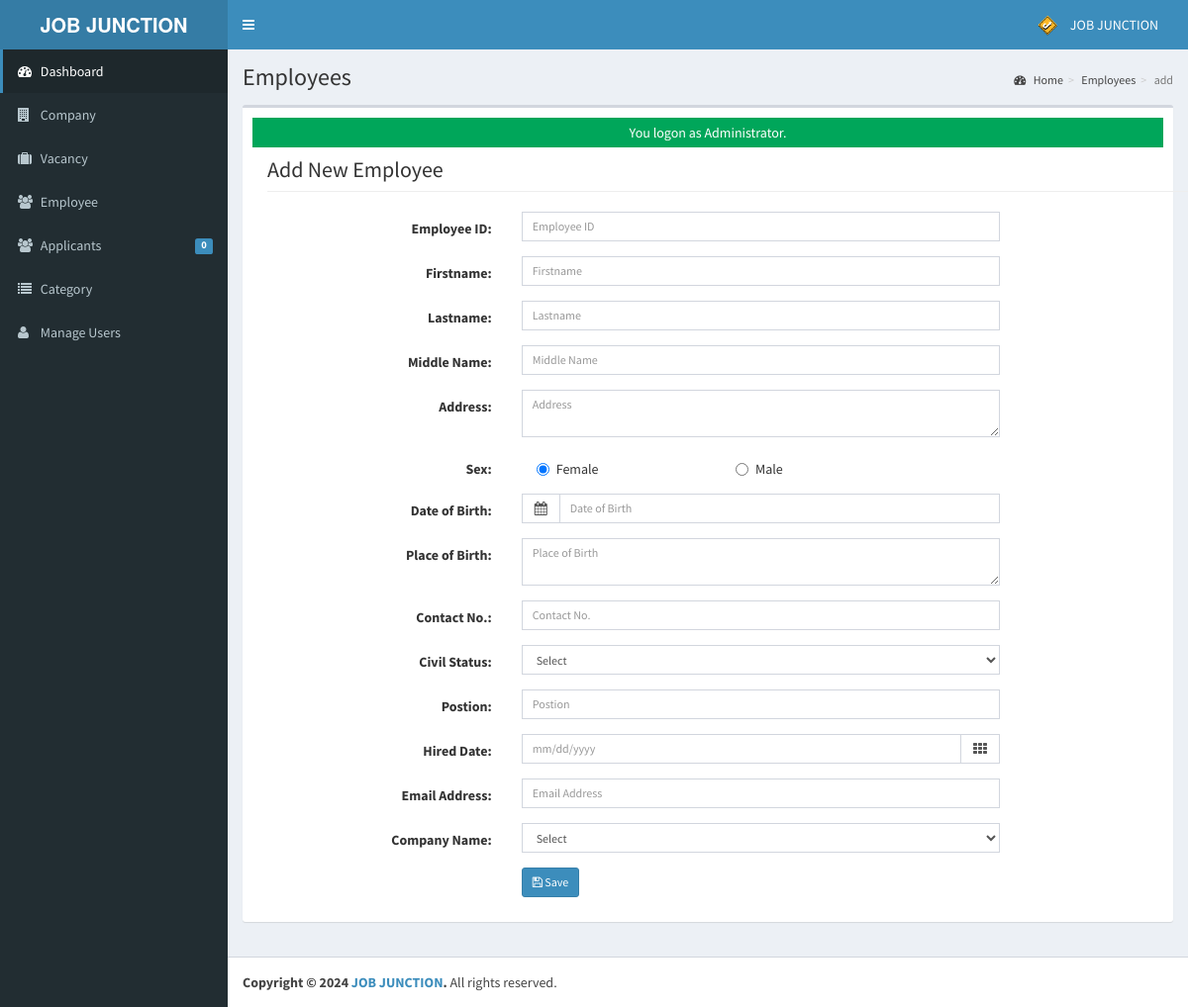
The page /admin/employee/index.php?view=add (signed in) on the database its author committed.
### tables this page shows
CREATE TABLE `tblusers` (
  `USERID` varchar(30) NOT NULL,
  `FULLNAME` varchar(40) NOT NULL,
  `USERNAME` varchar(90) NOT NULL,
  `PASS` varchar(90) NOT NULL,
  `ROLE` varchar(30) NOT NULL,
  `PICLOCATION` varchar(255) NOT NULL
);

### admin/employee/add.php (the view, shortened to what the rows shown need)
<section id="feature" class="transparent-bg">
       <div class="container">
          <div class="center wow fadeInDown">
                <h2 class="page-header">Add New Employee</h2>
           </div>
       </div>
   </section>

### admin/theme/templates.php (shortened to what the rows shown need)
<!DOCTYPE html>
<html>
<head>
    <link rel="stylesheet" href="<?php echo web_root;?>bootstrap/css/bootstrap.min.css">
    <link rel="stylesheet" href="<?php echo web_root;?>plugins/font-awesome/css/font-awesome.min.css">
    <link rel="stylesheet" href="<?php echo web_root;?>dist/css/AdminLTE.min.css">
    <link rel="stylesheet" href="<?php echo web_root;?>dist/css/skins/_all-skins.min.css">
    <link rel="stylesheet" href="<?php echo web_root;?>plugins/iCheck/flat/blue.css">
    <link rel="stylesheet" href="<?php echo web_root;?>plugins/morris/morris.css">
    <link rel="stylesheet" href="<?php echo web_root;?>plugins/jvectormap/jquery-jvectormap-1.2.2.css">
    <link href="<?php echo web_root; ?>plugins/datepicker/bootstrap-datetimepicker.min.css" rel="stylesheet"
        media="screen">
    <link rel="stylesheet" href="<?php echo web_root;?>plugins/dataTables/jquery.dataTables.min.css">
    <link rel="stylesheet" href="<?php echo web_root;?>plugins/bootstrap-wysihtml5/bootstrap3-wysihtml5.min.css">
</head>
<body class="hold-transition skin-blue fixed sidebar-mini">
    <div class="wrapper">
        <header class="main-header">
            <nav class="navbar navbar-static-top" role="navigation">
                <div class="navbar-custom-menu">
                    <ul class="nav navbar-nav">
                        <?php
              $user = New User();
              $singleuser = $user->single_user($_SESSION['ADMIN_USERID']);
          ?>
                        <li class="dropdown user user-menu" style="padding-right: 15px;">
                            <a href="#" class="dropdown-toggle" data-toggle="dropdown">
                                <img src="<?php echo web_root.'admin/user/'. $singleuser->PICLOCATION;?>"
                                    class="user-image" alt="User Image">
                                <span class="hidden-xs"><?php echo $singleuser->FULLNAME; ?></span>
                            </a>
                        </li>
                    </ul>
                </div>
            </nav>
        </header>
        <div class="content-wrapper">
            <section class="content-header">
                <h1>
                    <?php echo isset($title) ? $title : ''; ?>
                </h1>
            </section>
            <section class="content">
                <div class="row">
                    <div class="col-xs-12">
                        <div class="box">
                            <div class="box-body">
                                <?php
               require_once $content;
               ?>
                            </div>
                        </div>
                    </div>
                </div>
            </section>
        </div>
</body>
</html>

### rows shown on the page
tblusers: PICLOCATION (picture), FULLNAME "JOB JUNCTION"

### other values the page prints
$pending->APPL "0"
$title "Employees"
$_GET['view'] "add"
$_SESSION['message'] "You logon as Administrator."
